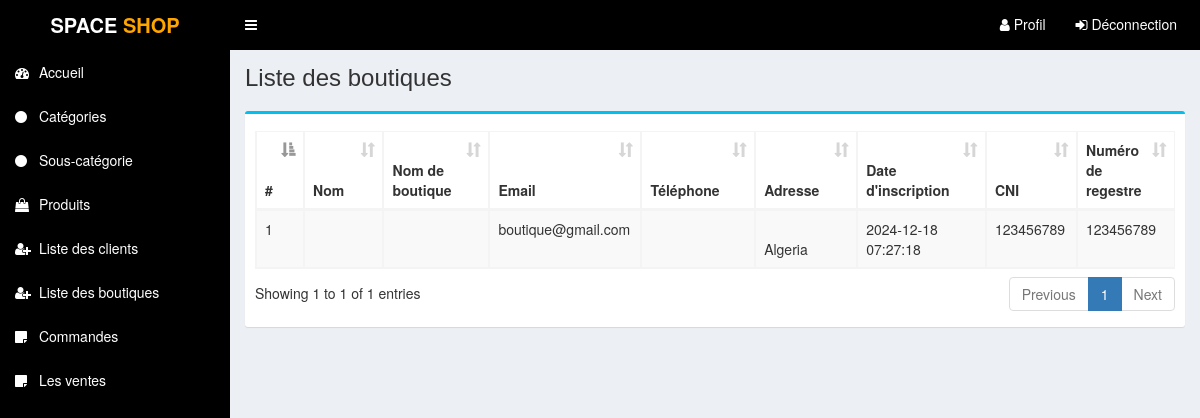
Page /admin/boutique.php (signed in) on the committed database.
### tables this page shows
CREATE TABLE IF NOT EXISTS `table_client` (
  `id_c` int(11) NOT NULL AUTO_INCREMENT,
  `nom_c` varchar(100) NOT NULL,
  `prenom_c` varchar(100) NOT NULL,
  `nom_b` varchar(255) NOT NULL,
  `email_c` varchar(100) NOT NULL,
  `tel_c` varchar(50) NOT NULL,
  `id_pays` int(11) NOT NULL,
  `add_c` longtext NOT NULL,
  `willaya_c` varchar(100) NOT NULL,
  `ville_c` varchar(100) NOT NULL,
  `code_postal_c` varchar(30) NOT NULL,
  `pass_c` varchar(100) NOT NULL,
  `dateins_c` varchar(100) NOT NULL,
  `post` varchar(20) NOT NULL,
  `num_cni_pc` int(20) NOT NULL,
  `num_reg` int(30) NOT NULL,
  PRIMARY KEY (`id_c`)
);

CREATE TABLE IF NOT EXISTS `table_pays` (
  `country_id` int(11) NOT NULL AUTO_INCREMENT,
  `country_name` varchar(100) NOT NULL DEFAULT '',
  PRIMARY KEY (`country_id`)
);

### fonctions/utilisateur.php (called while the page is built, shortened)
<?php
function affiche_boutique()
{
    $pdo = pdo();
    $stmt = $pdo->prepare("SELECT *
        FROM table_client t1
        JOIN table_pays t2
        ON t1.id_pays = t2.country_id
        WHERE post='boutique'
        ");
    $stmt->execute();
    $rslt = $stmt->fetchAll(PDO::FETCH_ASSOC);
    return $rslt;
}

### admin/boutique.php (the view, shortened to what this page needs)
<?php require_once('header.php'); ?>
<?php
                include_once "../fonctions/utilisateur.php";
                $rslt=affiche_boutique();
?>
<section class="content-header">
	<div class="content-header-left">
		<h1>Liste des boutiques</h1>
	</div>
</section>
<section class="content">
	<div class="row">
		<div class="col-md-12">
			<div class="box box-info">
				<div class="box-body table-responsive">
					<table id="example2" class="table table-bordered table-hover table-striped">
						<thead>
							<tr>
								<th width="10">#</th>
								<th width="180">Nom</th>
								<th width="180">Nom de boutique</th>
								<th width="150">Email</th>
								<th width="150">Téléphone</th>
								<th width="180">Adresse</th>
								<th width="180">Date d'inscription</th>
								<th width="100">CNI</th>
								<th width="100">Numéro de regestre</th>
							</tr>
						</thead>
						<tbody>
							<?php
							$i=0;
							foreach ($rslt as $affiche) {
								$i++;
								?>
								<tr>
									<td><?php echo $i; ?></td>
									<td><?php echo $affiche['nom_c'];  ?></td>
									<td><?php echo $affiche['prenom_c']; ?></td>
									<td><?php echo $affiche['email_c']; ?></td>
									<td><?php echo $affiche['tel_c']; ?></td>
									<td>
										<?php echo $affiche['code_postal_c'];  ?><br>
										<?php echo $affiche['country_name']; ?>
									</td>
									<td><?php echo $affiche['dateins_c']; ?></td>
									<td>
										<?php echo $affiche['num_cni_pc']; ?>
									</td>
									<td>
										<?php echo $affiche['num_reg']; ?>
									</td>
								</tr>
								<?php
							}
							?>
						</tbody>
					</table>
				</div>
			</div>
		</div>
	</div>
</section>
<?php require_once('footer.php'); ?>

### admin/css/style.css (style rules this page uses)
.content-header { overflow: hidden; }
.content-header .content-header-left h1 { margin-top: 0; margin-bottom: 0; padding-left: 0px; padding-bottom: 5px; font-size: 24px; position: relative; }

### rows in the picture
table_client: email_c "boutique@gmail.com", table_pays.country_name "Algeria", dateins_c "2024-12-18 07:27:18", num_cni_pc "123456789", num_reg "123456789"
